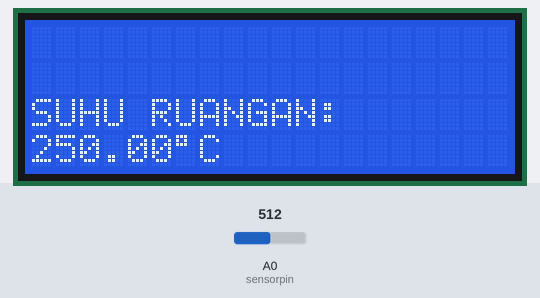
Bench run of a sketch on a simulated Arduino Uno, built with avr-gcc and run on an emulated ATmega328P. Shown: 20×4 character LCD. Inputs (shaded band) come from the test bench; at power-on: A0 (sensorpin) = 512.

Above: at 2.2 s.
2.3 s: A0 (sensorpin) set to 716
At 3.5 s:
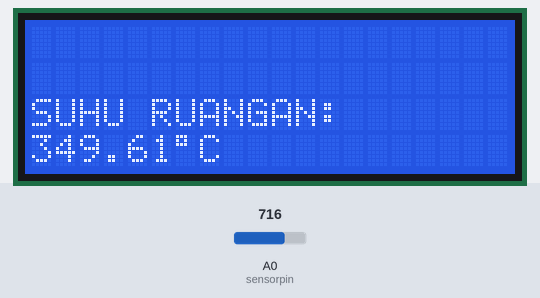
3.8 s: A0 (sensorpin) set to 900
At 4.8 s:
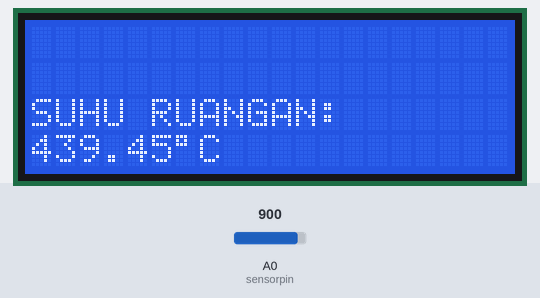
5.3 s: A0 (sensorpin) set to 1023
At 5.9 s:
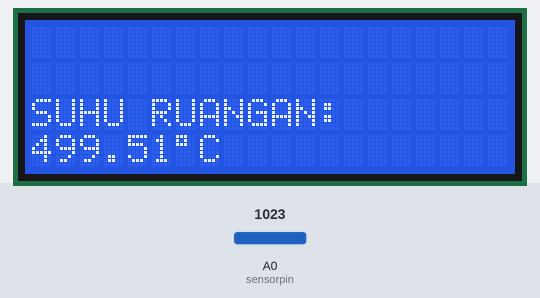
Timing chart, 0 to 8.3 s (numbered marks = the images above; inputs shaded):
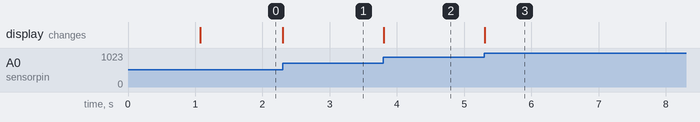

The sketch:

sensor_suhu.ino
```cpp
#include <LiquidCrystal.h>
LiquidCrystal lcd(13, 12, 11, 10, 9, 8);
int sensorpin = A0;
int nilaiADCsensor= 0;

void setup() {
  // put your setup code here, to run once:

lcd.begin(20, 4);
lcd.setCursor(0, 0);
lcd.print("MONITORING SUHU");
lcd.setCursor(0, 1);
lcd.print("TELEKOMUNIKASI PNJ");
delay(1000);
lcd.clear();
}

void loop() {
  // put your main code here, to run repeatedly:
nilaiADCsensor = analogRead(sensorpin);
double Celcius = ((5.0/1024.0)*analogRead(sensorpin))*100;
lcd.setCursor(0, 2);
lcd.print("SUHU RUANGAN:");
lcd.setCursor(0, 3);
lcd.print(Celcius);
lcd.setCursor(6, 3);
lcd.print((char)223);
lcd.setCursor(7,3);
lcd.print("C");
}
```

Measured:
- after the input at 2.3 s, the display: changes at once (image 1)
- after the input at 3.8 s, the display: changes at once (image 2)
- after the input at 5.3 s, the display: changes at once (image 3)
